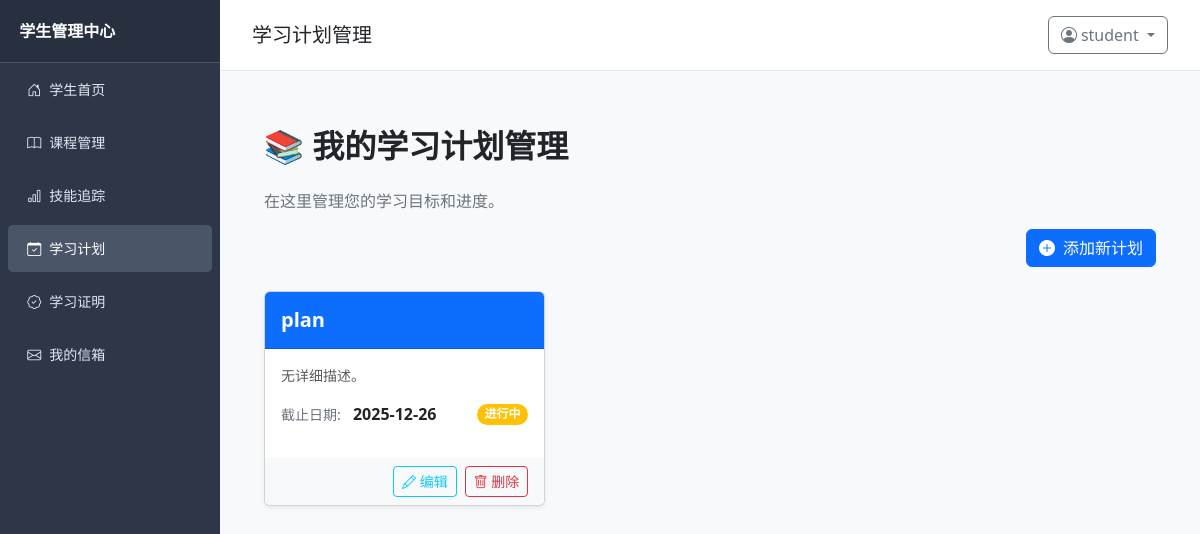
Page /student/plans (signed in) on the committed database.
### models.py (models this page shows, shortened)
class User(UserMixin, db.Model):
    __tablename__ = 'user'
    id = db.Column(db.Integer, primary_key=True)
    username = db.Column(db.String(50), unique=True, nullable=False)
    role = db.Column(db.SmallInteger, default=0)  # 0=学生, 1=教师, 2=管理员
    create_time = db.Column(db.DateTime, default=datetime.now)
    password_hash = db.Column(db.String(128))
    teacher_info = db.relationship('Teacher', backref='user', uselist=False, lazy=True, cascade="all, delete-orphan")

class StudyPlan(db.Model):
    __tablename__ = 'study_plan'
    id = db.Column(db.Integer, primary_key=True)
    title = db.Column(db.String(100), nullable=False)
    content = db.Column(db.Text)
    deadline = db.Column(db.DateTime, nullable=False)
    status = db.Column(db.SmallInteger, default=0)
    user_id = db.Column(db.Integer, db.ForeignKey('user.id'), nullable=False)
    create_time = db.Column(db.DateTime, default=datetime.now)
    user = db.relationship('User', backref=db.backref('plans', lazy=True, cascade="all, delete-orphan"))

### routes/student.py (the view)
@student_bp.route('/student/plans')
@login_required
def plan_management():
    if current_user.role != 0:
        return redirect(url_for('admin.admin_index'))
    study_plans = StudyPlan.query.filter_by(user_id=current_user.id).order_by(StudyPlan.deadline).all() or []
    return render_template('student/plan_management.html',
                           study_plans=study_plans,
                           current_time=datetime.now())

### app.py (called while the page is built)
@login_manager.user_loader
def load_user(user_id):
    return User.query.get(int(user_id))

### templates/student/plan_management.html (shortened to what this page needs)
{% extends 'base.html' %}
{% block content_title %}
    学习计划管理
{% endblock %}
{% block content %}
<div class="container mt-4 mb-5">
    <h2 class="fw-bolder text-dark mb-4">📚 我的学习计划管理</h2>
    <p class="text-secondary">在这里管理您的学习目标和进度。</p>
    <div class="d-flex justify-content-end mb-4">
        <button type="button" class="btn btn-primary" data-bs-toggle="modal" data-bs-target="#addPlanModal">
            <i class="bi bi-plus-circle-fill me-2"></i>添加新计划
        </button>
    </div>
    <div class="row g-4">
        {% if study_plans %}
            {% for plan in study_plans %}
            <div class="col-md-6 col-lg-4">
                <div class="card h-100 shadow-sm plan-card">
                    <div class="card-header bg-{{ 'danger' if plan.deadline < current_time and plan.status == 0 else 'primary' if plan.status == 0 else 'success' }} text-white py-3">
                        <h5 class="mb-0 fw-bold">{{ plan.title }}</h5>
                    </div>
                    <div class="card-body">
                        <p class="card-text text-muted small mb-3">{{ plan.content or '无详细描述。' }}</p>
                        <div class="d-flex justify-content-between align-items-center mb-3">
                            <div>
                                <span class="text-secondary small me-2">截止日期:</span>
                                <span class="fw-bold">{{ plan.deadline.strftime('%Y-%m-%d') }}</span>
                            </div>
                            <span class="badge rounded-pill bg-{{ 'success' if plan.status == 1 else 'warning' if plan.status == 0 else 'secondary' }}">
                                {{ '已完成' if plan.status == 1 else '进行中' }}
                            </span>
                        </div>
                    </div>
                    <div class="card-footer d-flex justify-content-end bg-light border-0">
                        <a href="{{ url_for('student.edit_study_plan', plan_id=plan.id) }}" class="btn btn-sm btn-outline-info me-2">
                            <i class="bi bi-pencil"></i> 编辑
                        </a>
                        <a href="{{ url_for('student.delete_study_plan', plan_id=plan.id) }}" class="btn btn-sm btn-outline-danger"
                           onclick="return confirm('确定要删除计划『{{ plan.title }}』吗？');">
                            <i class="bi bi-trash"></i> 删除
                        </a>
                    </div>
                </div>
            </div>
            {% endfor %}
        {% endif %}
    </div>
</div>
{% endblock %}

### templates/base.html (shortened to what this page needs)
<!DOCTYPE html>
<html lang="zh-CN">
<head>
    <link href="https://cdn.jsdelivr.net/npm/bootstrap@5.3.0/dist/css/bootstrap.min.css" rel="stylesheet">
    <link rel="stylesheet" href="https://cdn.jsdelivr.net/npm/bootstrap-icons@1.10.5/font/bootstrap-icons.min.css">
</head>
<body>
    {% if current_user.is_authenticated %}
        {% if current_user.role == 0 %}
        <div class="sidebar">
            <div class="sidebar-header">学生管理中心</div>
            <ul class="nav flex-column">
                <li class="nav-item">
                    <a class="nav-link {% if request.endpoint == 'student.student_index' %}active{% endif %}"
                        href="{{ url_for('student.student_index') }}">
                        <i class="bi bi-house-door me-2"></i>学生首页
                    </a>
                </li>
                <li class="nav-item">
                    <a class="nav-link {% if request.endpoint == 'student.course_management' %}active{% endif %}"
                        href="{{ url_for('student.course_management') }}">
                        <i class="bi bi-book me-2"></i>课程管理
                    </a>
                </li>
                <li class="nav-item">
                    <a class="nav-link {% if request.endpoint == 'student.skill_management' or request.endpoint == 'student.edit_skill' %}active{% endif %}"
                        href="{{ url_for('student.skill_management') }}">
                        <i class="bi bi-bar-chart me-2"></i>技能追踪
                    </a>
                </li>
                <li class="nav-item">
                    <a class="nav-link {% if request.endpoint == 'student.plan_management' or request.endpoint == 'student.edit_study_plan' %}active{% endif %}"
                            href="{{ url_for('student.plan_management') }}">
                            <i class="bi bi-calendar-check me-2"></i>学习计划
                    </a>
                </li>
                <li class="nav-item">
                    <a class="nav-link {% if request.endpoint == 'student.certificate_management' %}active{% endif %}"
                            href="{{ url_for('student.certificate_management') }}">
                            <i class="bi bi-patch-check me-2"></i>学习证明
                    </a>
                </li>
                <li class="nav-item">
                    <a class="nav-link {% if request.endpoint == 'student.mailbox_index' %}active{% endif %}"
                        href="{{ url_for('student.mailbox_index') }}">
                        <i class="bi bi-envelope me-2"></i>我的信箱
                    </a>
                </li>
                </ul>
        </div>
        {% endif %}
    {% endif %}
    <div class="content-wrapper {% if not current_user.is_authenticated %}full-width{% endif %}">
        <div class="content-header">
            <h5 class="mb-0">
                {% block content_title %}{% endblock %}
            </h5>
            {% if current_user.is_authenticated %}
            <div class="user-dropdown dropdown">
                <button class="btn btn-outline-secondary dropdown-toggle" type="button" data-bs-toggle="dropdown" aria-expanded="false">
                    <i class="bi bi-person-circle me-1"></i>{{ current_user.username }}
                </button>
            </div>
            {% endif %}
        </div>
        <div class="content-body">
            {% block content %}{% endblock %}
        </div>
    </div>
</body>
</html>

### templates/base.html (style rules this page uses)
body { display: flex; min-height: 100vh; margin: 0; background-color: #f8f9fa; }
.sidebar { width: 220px; background-color: #2d3748; color: white; flex-shrink: 0; transition: all 0.3s ease; }
.sidebar .sidebar-header { padding: 1.2rem; font-weight: bold; font-size: 16px; border-bottom: 1px solid #4a5568; background-color: #283040; }
.sidebar .nav-link { color: #e2e8f0; padding: 0.8rem 1.2rem; border-radius: 0.3rem; margin: 0.2rem 0.5rem; font-size: 14px; }
.sidebar .nav-link:hover, .sidebar .nav-link.active { background-color: #4a5568; color: white; }
.content-wrapper { flex-grow: 1; overflow-y: auto; }
.content-header { padding: 1rem 2rem; background-color: white; border-bottom: 1px solid #e2e8f0; display: flex; justify-content: space-between; align-items: center; }
.content-body { padding: 2rem; }

### rows in the picture
User: username "student"
StudyPlan: title "plan", content "无详细描述。", deadline "2025-12-26", status "进行中"
